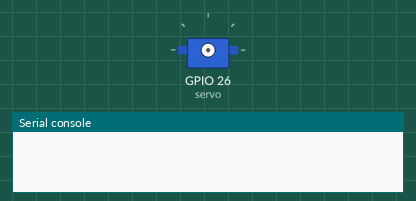
This program was run on a simulated ESP32 board running MicroPython. On the bench: servo, the last lines printed to the serial console. Servo angles are drawn from the pulse width (0.5 ms = 0°, 2.5 ms = 180°). At 9.0 s the program stops and its outputs stay as they are.

Above: at 0.1 s.
At 5.1 s:
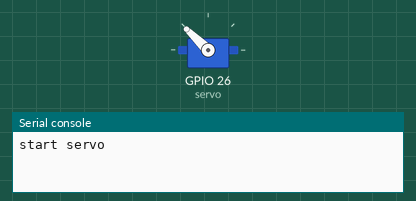
Timing chart, 0 to 6.6 s (numbered marks = the images above):
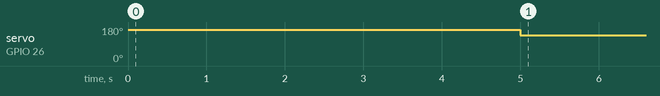

The program:

servo_module.py
```python
import time

from machine import PWM, Pin


class Servo:
    def __init__(self, pin) -> None:
        # PWMの設定(周波数50Hz)
        self.servo = PWM(Pin(pin), freq=50)
        # デューティサイクルの範囲を設定
        # 0.5ms（0度） = 2.5% duty
        # 2.4ms（180度） = 12% duty
        self.min_duty = 26  # 0.5ms/20ms * 1024
        self.max_duty = 123  # 2.4ms/20ms * 1024
        self.defalut_duty = 103  # 初期角度duty

        # サーボモータの動作音を止めるため(これによって角度は変わらない)
        time.sleep(1)
        self.servo.duty(0)

    def set_angle(self, duty=120) -> None:
        """
        角度を設定し、サーボモータを動作させる。
        動作後は初期角度に戻す。

        Parameters
        ----------
        angle : fload
            サーボモータを動作させる角度
        duty : int
            サーボモータを動作させるデューティー比（本来はangleにしたい）
        """
        # duty = int(
        #     self.min_duty + (self.max_duty - self.min_duty) * angle / 180
        # )
        time.sleep(2)
        self.servo.duty(duty)

    def set_default_angle(self) -> None:
        """サーボモータを初期角度に戻す"""
        time.sleep(2)
        self.servo.duty(self.defalut_duty)
        time.sleep(1)
        self.servo.duty(0)

    def stop(self) -> None:
        time.sleep(1)
        self.servo.duty(self.defalut_duty)
        time.sleep(2)
        self.servo.deinit()


def main(duty=120):
    # GPIO15番ピンにサーボモータを接続
    servo = Servo(26)

    # サーボモータ始動
    print("start servo")
    servo.set_angle(duty)
    servo.set_default_angle()

    # サーボモータ停止
    servo.stop()
    print("stop servo")


if __name__ == "__main__":
    main()
```

Measured:
- by itself, servo on GPIO 26 (servo): 166° → 136° at 5.0 s
